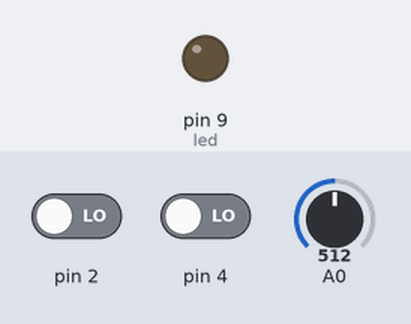
This sketch was run on a simulated Arduino Uno, built with avr-gcc and run on an emulated ATmega328P. On the bench: output pins drawn as LEDs (lit = HIGH). The test bench sets the inputs (shaded band); at power-on: pin 4 LOW, pin 2 LOW, A0 = 512.

Above: at 1.2 s.
1.3 s: pin 4 driven HIGH
At 1.47 s:
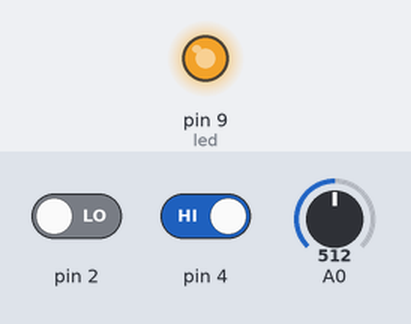
4.3 s: pin 2 driven HIGH
At 4.8 s:
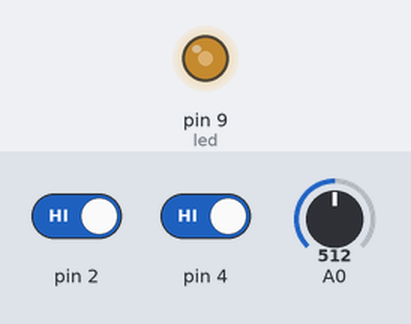
Timing chart, 0 to 7.3 s (numbered marks = the images above; inputs shaded):
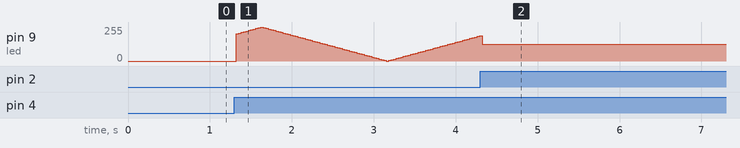

The sketch:

fade_Start.ino
```cpp
int led = 9;
int brightness = 200;
int fadeAmount = 5;
int fade; // analogRead

void setup() {
  // put your setup code here, to run once:
  Serial.begin(9600);
}

void loop() {
  // put your main code here, to run repeatedly:
  int button1 = digitalRead(2);
  int button2 = digitalRead(4);

//  Serial.println(analogRead(A0 ));
  if(button1) {
    fade = analogRead(A0);

    brightness = map(fade, 0, 1023, 0, 255);

    analogWrite(led, brightness);
  } else if(button2) {
    brightness = brightness + fadeAmount;
    if(brightness <= 0 || brightness >= 255) {
      fadeAmount = -fadeAmount;
    }
    analogWrite(led, brightness);

  } else {
    analogWrite(led, 0);
  }
  delay(30);
}
```
